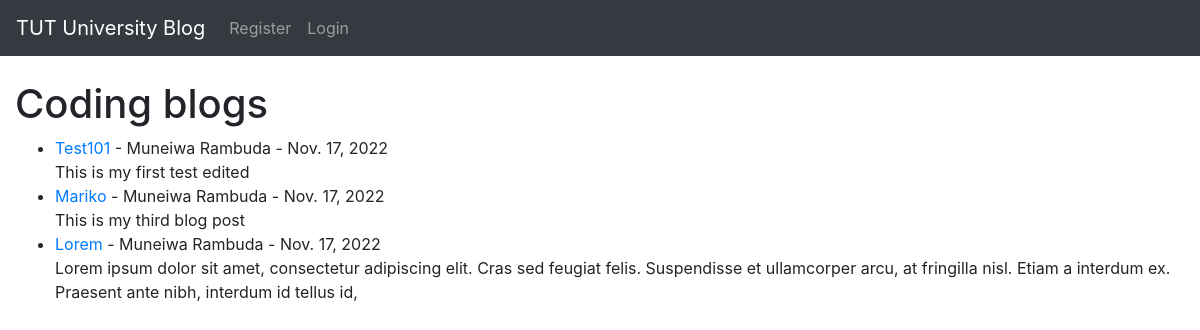
/category/coding/, run on the app's committed database.
### myBlog/models.py (models this page shows, shortened)
class Post(models.Model):
    title = models.CharField(max_length=255)
    title_tag = models.CharField(max_length=255)
    author =  models.ForeignKey(User, on_delete=models.CASCADE)
    body = models.TextField()
    post_date = models.DateField(auto_now_add=True)
    category = models.CharField(max_length=255, default='coding')

### myBlog/views.py (the view)
# urls.py: path('category/<str:cats>/', CategoryView, name='category'),
def CategoryView(request, cats):
    category_posts = Post.objects.filter(category = cats.replace('-',' '))
    return render(request, 'categories.html', {'cats':cats.title().replace('-',' '), 'category_posts':category_posts})

### myBlog/templates/categories.html (shortened to what this page needs)
{% extends 'base.html' %}
{% block content %}
{% if category_posts %}
<h1>{{ cats }} blogs</h1>
<ul>
    {% for post in category_posts%}
        <li>
            <a href="{% url 'article_detail' post.pk %}">
                {{ post.title}}
            </a> -
            {{post.author.first_name}} {{post.author.last_name}}
            - {{ post.post_date}}
            <br/>
            {{ post.body|slice:200| safe}}
        </li>
    {% endfor %}
</ul>
{% else %}
    <h2>Sorry this page does not exist </h2>
{% endif %}
{% endblock %}

### data on the page
Post: title "Test101", author.first_name "Muneiwa", author.last_name "Rambuda", post_date "Nov. 17, 2022", body "This is my first test edited"
Post: title "Mariko", author.first_name "Muneiwa", author.last_name "Rambuda", post_date "Nov. 17, 2022", body "This is my third blog post"
Post: title "Lorem", author.first_name "Muneiwa", author.last_name "Rambuda", post_date "Nov. 17, 2022", body "Lorem ipsum dolor sit amet, consectetur adipiscing elit. Cras sed feugiat felis. Suspendisse et ullamcorper arcu, at fringilla nisl. Etiam a interdum ex. Praesent ante nibh, interdum id tellus id,"

### other printed values
{{ cats }} "Coding"
